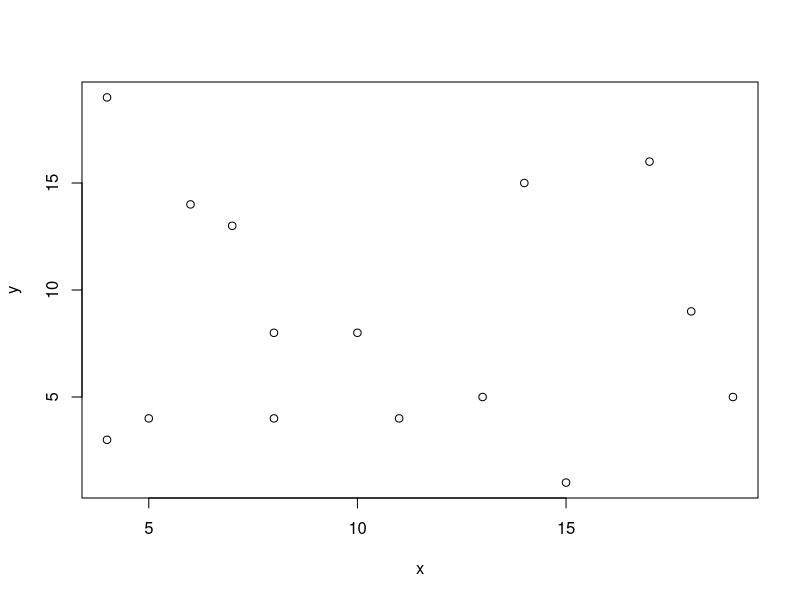

This chart was generated by the following R code:
# Point process models

library(tidyverse)




x <- round(runif(15, 0, 20))
y <- round(runif(15, 0, 20))

plot(x,y)

loc <- cbind(x,y)
loc
